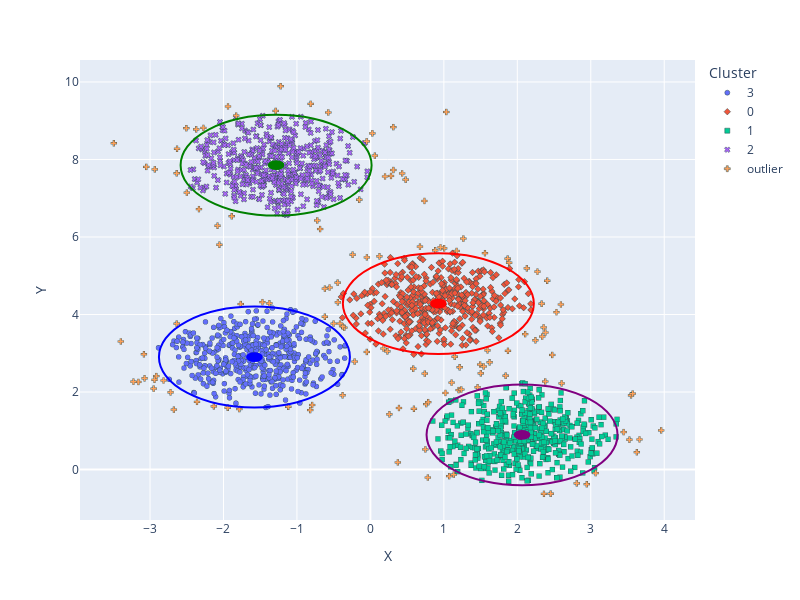

The notebook cell saved with this chart:
### Code cell
fig = px.scatter(data_frame = data2, x = "X", y = "Y", color = "out_labels",width = 800, height = 600, symbol = "out_labels", labels = {"out_labels": "Cluster"})
fig.update_traces(marker=dict(size=5,line=dict(width=0.5,color='DarkSlateGrey')),selector=dict(mode='markers'))

colors = ["Red", "Purple", "Green", "Blue"]
for k in range(len(centers)):
    i = centers[k]
    fig.add_shape(type="circle",
        xref="x", yref="y",
        x0=i[0]-1.3, y0=i[1]-1.3, x1=i[0]+1.3, y1=i[1]+1.3,
        line_color=colors[k],
    )
    fig.add_shape(type="circle",
        xref="x", yref="y",
        x0=i[0]-0.1, y0=i[1]-0.1, x1=i[0]+0.1, y1=i[1]+0.1,
        line_color=colors[k],fillcolor = colors[k]
    )
fig.show()

### Figure 1 — Plotly figure (JSON) as saved in the notebook; plotly's stock layout.template omitted (floating-point values rounded to 4 significant figures; data arrays with more than 128 entries replaced by an {"elided": "..."} marker saying what was removed)
{"data": [{"hovertemplate": "Cluster=3<br>X=%{x}<br>Y=%{y}<extra></extra>", "legendgroup": "3", "marker": {"color": "#636efa", "line": {"color": "DarkSlateGrey", "width": 0.5}, "size": 5, "symbol": "circle"}, "mode": "markers", "name": "3", "showlegend": true, "type": "scattergl", "x": {"elided": "470 float values"}, "xaxis": "x", "y": {"elided": "470 float values"}, "yaxis": "y"}, {"hovertemplate": "Cluster=0<br>X=%{x}<br>Y=%{y}<extra></extra>", "legendgroup": "0", "marker": {"color": "#EF553B", "line": {"color": "DarkSlateGrey", "width": 0.5}, "size": 5, "symbol": "diamond"}, "mode": "markers", "name": "0", "showlegend": true, "type": "scattergl", "x": {"elided": "461 float values"}, "xaxis": "x", "y": {"elided": "461 float values"}, "yaxis": "y"}, {"hovertemplate": "Cluster=1<br>X=%{x}<br>Y=%{y}<extra></extra>", "legendgroup": "1", "marker": {"color": "#00cc96", "line": {"color": "DarkSlateGrey", "width": 0.5}, "size": 5, "symbol": "square"}, "mode": "markers", "name": "1", "showlegend": true, "type": "scattergl", "x": {"elided": "469 float values"}, "xaxis": "x", "y": {"elided": "469 float values"}, "yaxis": "y"}, {"hovertemplate": "Cluster=2<br>X=%{x}<br>Y=%{y}<extra></extra>", "legendgroup": "2", "marker": {"color": "#ab63fa", "line": {"color": "DarkSlateGrey", "width": 0.5}, "size": 5, "symbol": "x"}, "mode": "markers", "name": "2", "showlegend": true, "type": "scattergl", "x": {"elided": "467 float values"}, "xaxis": "x", "y": {"elided": "467 float values"}, "yaxis": "y"}, {"hovertemplate": "Cluster=outlier<br>X=%{x}<br>Y=%{y}<extra></extra>", "legendgroup": "outlier", "marker": {"color": "#FFA15A", "line": {"color": "DarkSlateGrey", "width": 0.5}, "size": 5, "symbol": "cross"}, "mode": "markers", "name": "outlier", "showlegend": true, "type": "scattergl", "x": {"elided": "133 float values"}, "xaxis": "x", "y": {"elided": "133 float values"}, "yaxis": "y"}], "layout": {"height": 600, "legend": {"title": {"text": "Cluster"}, "tracegroupgap": 0}, "margin": {"t": 60}, "shapes": [{"line": {"color": "Red"}, "type": "circle", "x0": -0.3748, "x1": 2.225, "xref": "x", "y0": 2.982, "y1": 5.582, "yref": "y"}, {"fillcolor": "Red", "line": {"color": "Red"}, "type": "circle", "x0": 0.8252, "x1": 1.025, "xref": "x", "y0": 4.182, "y1": 4.382, "yref": "y"}, {"line": {"color": "Purple"}, "type": "circle", "x0": 0.7645, "x1": 3.365, "xref": "x", "y0": -0.403, "y1": 2.197, "yref": "y"}, {"fillcolor": "Purple", "line": {"color": "Purple"}, "type": "circle", "x0": 1.965, "x1": 2.165, "xref": "x", "y0": 0.797, "y1": 0.997, "yref": "y"}, {"line": {"color": "Green"}, "type": "circle", "x0": -2.584, "x1": 0.01627, "xref": "x", "y0": 6.552, "y1": 9.152, "yref": "y"}, {"fillcolor": "Green", "line": {"color": "Green"}, "type": "circle", "x0": -1.384, "x1": -1.184, "xref": "x", "y0": 7.752, "y1": 7.952, "yref": "y"}, {"line": {"color": "Blue"}, "type": "circle", "x0": -2.879, "x1": -0.2788, "xref": "x", "y0": 1.604, "y1": 4.204, "yref": "y"}, {"fillcolor": "Blue", "line": {"color": "Blue"}, "type": "circle", "x0": -1.679, "x1": -1.479, "xref": "x", "y0": 2.804, "y1": 3.004, "yref": "y"}], "width": 800, "xaxis": {"anchor": "y", "domain": [0, 1], "title": {"text": "X"}}, "yaxis": {"anchor": "x", "domain": [0, 1], "title": {"text": "Y"}}}}
